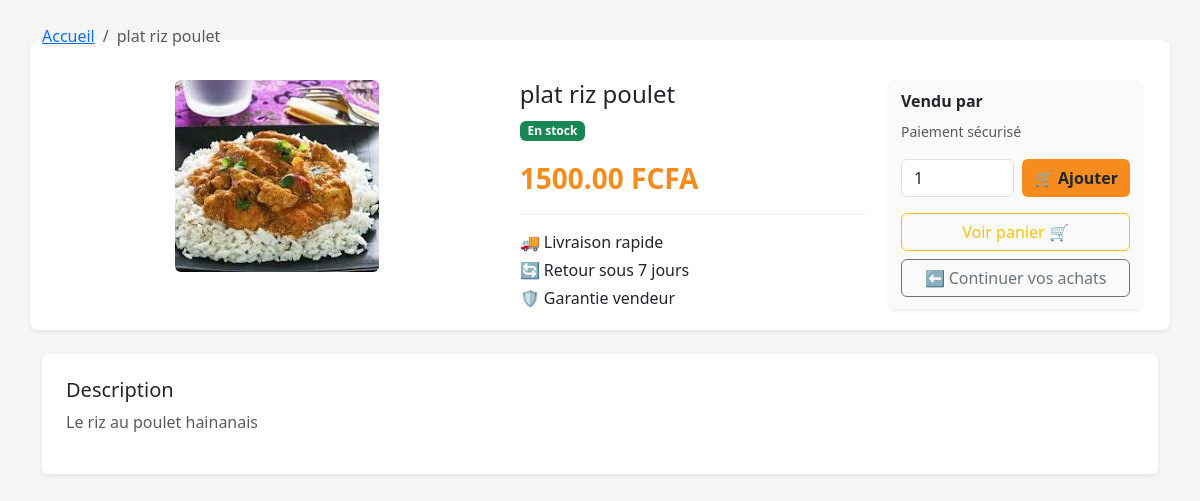
/produit/34/, run on an earlier commit of the app's database.
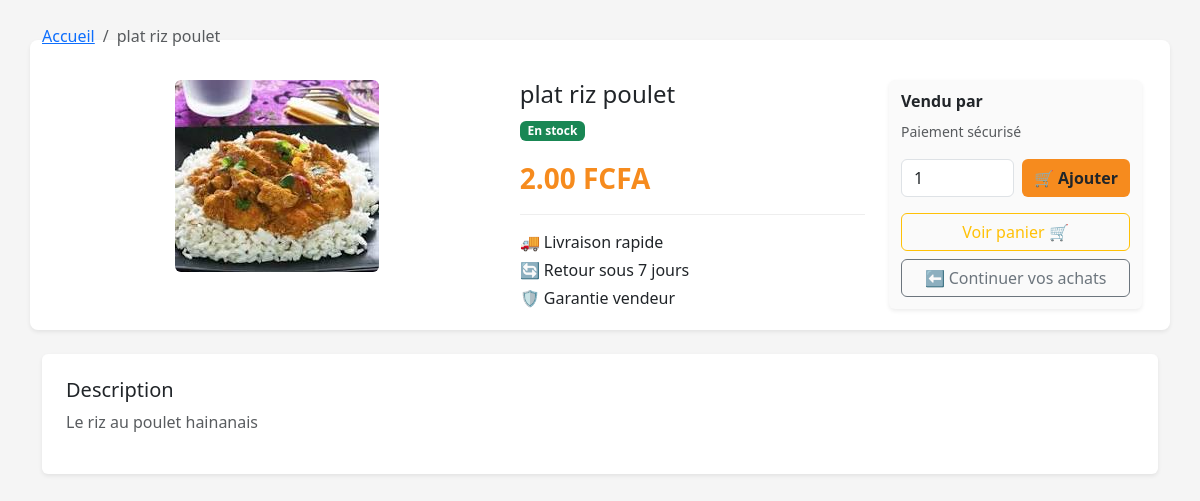
And on a later commit of the database.
### myapp/models.py (models this page shows, shortened)
class Product(models.Model):
    name = models.CharField(max_length=100)
    price = models.DecimalField(max_digits=10, decimal_places=2)
    description = models.TextField(blank=True, null=True)
    old_price = models.DecimalField(max_digits=10, decimal_places=0, null=True, blank=True)
    quantity = models.PositiveBigIntegerField(default=0)
    created_at = models.DateTimeField(auto_now_add=True)
    categories = models.ManyToManyField(Category, related_name="products", blank=True)
    supplier = models.ForeignKey(
        Supplier, on_delete=models.SET_NULL, null=True, blank=True, related_name="products"
    )
    image = models.ImageField(upload_to="products/", blank=True, null=True)
    class Meta:
        verbose_name = "Produit"
        verbose_name_plural = "Produits"
    @property
    def categories_list(self):
        cats = self.categories.all()
        if cats.exists():
            return ", ".join(cat.name for cat in cats)
        return "Aucune catégorie"
    categories_list.fget.short_description = "Catégories"
    @property
    def stock_status(self):
        return "En stock" if self.quantity > 0 else "Rupture de stock"
    stock_status.fget.short_description = "Stock"

### myapp/views.py (the view)
# urls.py: path('produit/<int:id>/', views.product_detail, name='product_detail'),
def product_detail(request, id):
    product = get_object_or_404(Product, id=id)
    similar_products = Product.objects.filter(
    ).exclude(id=product.id)[:4]
    return render(request, 'product_detail.html', {
        'product': product,
        'similar_products': similar_products,
    })

### myapp/templates/product_detail.html (shortened to what this page needs)
{% load static %}
<!DOCTYPE html>
<html lang="fr">
<head>
  <link href="https://cdn.jsdelivr.net/npm/bootstrap@5.3.3/dist/css/bootstrap.min.css" rel="stylesheet">
</head>
<body>
<div class="container py-4">
  <nav aria-label="breadcrumb">
    <ol class="breadcrumb small">
      <li class="breadcrumb-item"><a href="{% url 'home' %}">Accueil</a></li>
      <li class="breadcrumb-item active">{{ product.name }}</li>
    </ol>
  </nav>
  <div class="row g-4 product-container p-3 shadow-sm">
    <div class="col-md-5 text-center">
      {% if product.image %}
      <img src="{{ product.image.url }}" class="img-fluid rounded">
      {% else %}
      <img src="{% static 'no-image.png' %}" class="img-fluid rounded">
      {% endif %}
    </div>
    <div class="col-md-4">
      <h4>{{ product.name }}</h4>
      {% if product.quantity > 0 %}
      <span class="badge bg-success mb-2">En stock</span>
      {% else %}
      <span class="badge bg-danger mb-2">Rupture de stock</span>
      {% endif %}
      <div class="price mt-2">{{ product.price }} FCFA</div>
      <div class="info-box">
        <p class="mb-1">🚚 Livraison rapide</p>
        <p class="mb-1">🔄 Retour sous 7 jours</p>
        <p class="mb-1">🛡️ Garantie vendeur</p>
      </div>
    </div>
    <div class="col-md-3">
      <div class="seller-box shadow-sm">
        <h6 class="fw-bold">Vendu par</h6>
        <small class="text-muted">Paiement sécurisé</small>
        {% if product.quantity > 0 %}
        <div class="d-flex mt-3 mb-2">
          <input type="number" id="qty-input" class="form-control me-2" value="1" min="1" max="{{ product.quantity }}">
          <button id="add-cart-btn" class="btn btn-buy flex-shrink-0">🛒 Ajouter</button>
        </div>
        {% else %}
        <button class="btn btn-secondary w-100 mt-3" disabled>Indisponible</button>
        {% endif %}
        <a href="{% url 'panier' %}" class="btn btn-outline-warning w-100 mt-2">Voir panier 🛒</a>
        <a href="{% url 'home' %}" class="btn btn-outline-secondary w-100 mt-2">⬅ Continuer vos achats</a>
      </div>
    </div>
  </div>
  <div class="bg-white rounded shadow-sm mt-4 p-4">
    <h5>Description</h5>
    <p class="text-muted">
      {{ product.description|default:"Aucune description disponible." }}
    </p>
  </div>
</div>
</body>
</html>

What changed in the data, as far as the page shows it:
changed Product "plat riz poulet": price "1500.00" → "2.00"
